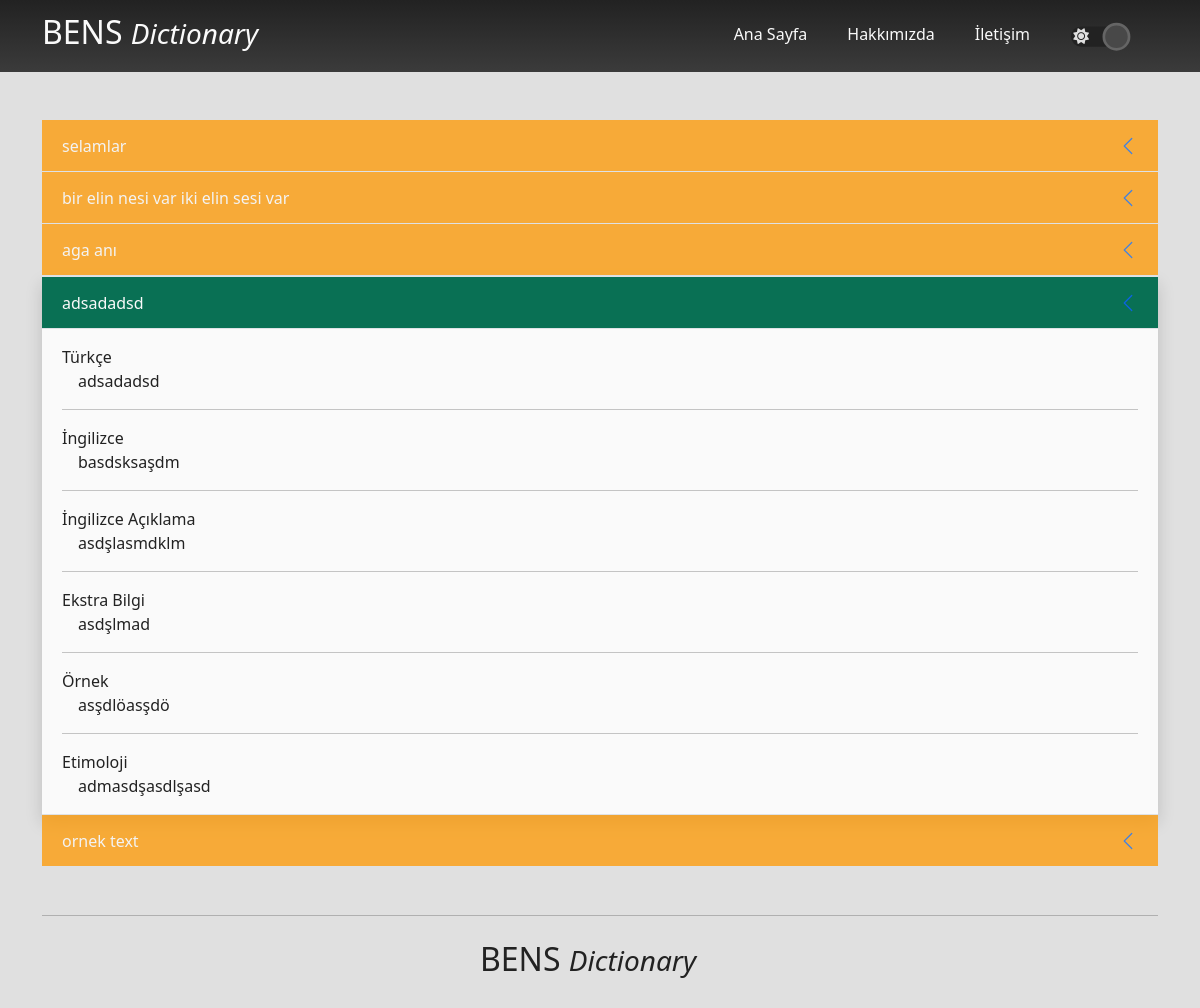
Screenshot of /search/adsadadsd with the database file from the repository.
### dictionary/models.py (models this page shows, shortened)
class Structure(models.Model):
    structureType = models.ManyToManyField(typeOf, blank=True, null=True)
    turkish = models.CharField(max_length=200)
    english = models.CharField(max_length=200)
    description = models.TextField()
    extraInformation = models.CharField(max_length=200, blank=True, null=True)
    example = models.TextField(blank=True, null=True)
    etymology = models.TextField(blank=True, null=True)
    original = models.ManyToManyField(comesFrom, null=True, blank=True)
    last_searched = models.DateTimeField(auto_now=False, blank=True, null=True)
    search_count = models.IntegerField(default=0)
    slug = models.SlugField(max_length=200, unique=True, null=True, blank=True)

### dictionary/views.py (the view)
# urls.py: path('search/<slug:slug>', views.slugSearch, name='slugSearch'),
def slugSearch(request, slug):
    searchResult = Structure.objects.get(slug=slug)
    resultId = searchResult.id
    lowerList = []
    upperList = []
    for i in range(resultId + 1, resultId + 6):
        try:
            lowerList.append(Structure.objects.get(id=i))
        except:
            break
    if resultId - 5 <= 0:
        for i in range(1, resultId):
            try:
                upperList.append(Structure.objects.get(id=i))
            except:
                break
    else:
        for i in range(resultId - 5, resultId):
            try:
                upperList.append(Structure.objects.get(id=i))
            except:
                break
    return render(request, 'dictionary/search.html', {'searchInput': searchResult.turkish, 'searchResult': searchResult, 'lowerList': lowerList, 'upperList': upperList, 'noResult': False})

### dictionary/templates/dictionary/search.html (shortened to what this page needs)
{% extends 'base.html' %}
{% load static %}
{% block content %}
<div class="container mt-5">
    <div class="accordion accordion-flush" id="accordionExample">
        {% for topStructure in upperList %}
            <a href="{% url 'slugSearch' topStructure.slug %}" class="accordion-item no-underline">
                <h2 class="accordion-header no-underline" style="opacity: 0.75;" id="">
                    <div class="accordion-button" type="button" data-bs-toggle="collapse" data-bs-target="" aria-expanded="true" aria-controls="collapseOne">
                        {{ topStructure.turkish }}
                    </div>
                </h2>
            </a>
        {% endfor %}
        {% include 'dictionary/partials/_structure.html' with searchResult=searchResult %}
        {% for downStructure in lowerList %}
        <a href="{% url 'slugSearch' downStructure.slug %}" class="accordion-item no-underline">
            <h2 class="accordion-header no-underline" style="opacity: 0.75;" id="">
                <div class="accordion-button" type="button" data-bs-toggle="collapse" data-bs-target="" aria-expanded="true" aria-controls="collapseOne">
                    {{ downStructure.turkish }}
                </div>
            </h2>
        </a>
        {% endfor %}
    </div>
</div>
{% endblock content %}

### dictionary/templates/dictionary/partials/_structure.html
{% if not noResult %}
<div class="accordion-item shadow my-0">
    <h2 class="accordion-header" id="headingOne">
      <button class="accordion-button theme-bg-green" type="button" data-bs-toggle="collapse" data-bs-target="#collapseOne" aria-expanded="false" aria-controls="collapseOne" data-bs-parent="#accordionExample">
        {{ searchResult.turkish }}
      </button>
    </h2>
    <div id="collapseOne" class="accordion-collapse collapse show" aria-labelledby="headingOne" data-bs-parent="#accordionExample">
      <div class="accordion-body theme-bg-color theme-text">
        <span class="theme-text">Türkçe</span><br>
        <span class="p-3">{{ searchResult.turkish }}</span>
        <hr class="text-center">
        <span class="theme-text">İngilizce</span><br>
        <span class="p-3">{{ searchResult.english }}</span>
        <hr class="text-center">
        <span class="theme-text">İngilizce Açıklama</span><br>
        <span class="p-3">{{ searchResult.description }}</span>
        <hr class="text-center">
        <span class="theme-text">Ekstra Bilgi</span><br>
        <span class="p-3">{{ searchResult.extraInformation }}</span>
        <hr class="text-center">
        <span class="theme-text">Örnek</span><br>
        <span class="p-3">{{ searchResult.example }}</span>
        <hr class="text-center">
        <span class="theme-text">Etimoloji</span><br>
        <span class="p-3">{{ searchResult.etymology }}</span>
      </div>
    </div>
  </div>
{% else %}
  <div class="container">
    <div class="display-2 text-center p-5">
      Sonuç Bulunamadı
    </div>
  </div>
{% endif %}

### static/css/custom.css (style rules this page uses)
:root { --theme-orange-low-opacity: rgba(255, 153, 0,0.8); --theme-orange: #FF9900; --theme-orange-dark: rgba(196,116,0,1); --theme-orange-dark-low-opacity: rgba(196,116,0,0.8); }
body[data-theme="light"] { background-color: var(--theme-white); --theme-white: #e0e0e0; --theme-full-white: #fafafa; --theme-black: #222222; --theme-blue: #6599FF; --theme-gray: #3b3b3b; --theme-light-blue:#6599FF; --theme-green: #097054; --theme-green-dark: #00e686; --theme-yellow: #FFDE00; }
.theme-bg-color { background: var(--theme-full-white) !important; background: linear-gradient(0deg, var(--theme-full-white) 0%, var(--theme-full-white) 100%) !important; }
.theme-bg-green { background-color: var(--theme-green) !important; }
.theme-text { color: var(--theme-black) !important; }
.no-underline { text-decoration: none !important; }
.accordion-button:nth-child(odd) { background: var(--theme-orange); }
.accordion-button:not(.collapsed) { color: var(--theme-full-white) !important; }
.accordion-button:not(.collapsed)::after { transform: rotate(90deg) !important; }

### rows the page displays
Structure: turkish "selamlar"
Structure: turkish "bir elin nesi var iki elin sesi var"
Structure: turkish "aga anı"
Structure: turkish "adsadadsd", english "basdsksaşdm", description "asdşlasmdklm", extraInformation "asdşlmad", example "asşdlöasşdö", etymology "admasdşasdlşasd"
Structure: turkish "ornek text"
